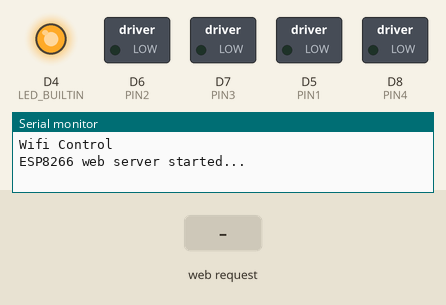
This sketch was run on a simulated ESP8266 (NodeMCU). On the bench: switched loads named in the sketch (green lamp = pin HIGH), output pins drawn as LEDs (lit = HIGH, except the on-board LED, lit = LOW), the last lines printed to the serial monitor. The test bench sets the inputs (shaded band). WiFi joins after 1.5 s; servers stay silent unless stated.

Above: at 11.8 s.
11.9 s: HTTP request GET /servoon received
At 17.4 s:
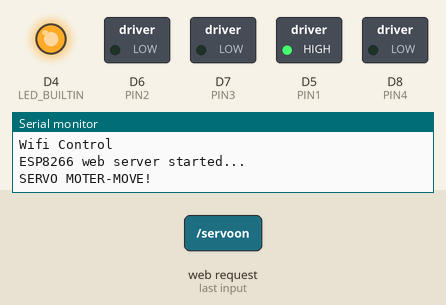
22.0 s: HTTP request GET /stepon received
At 26.7 s:
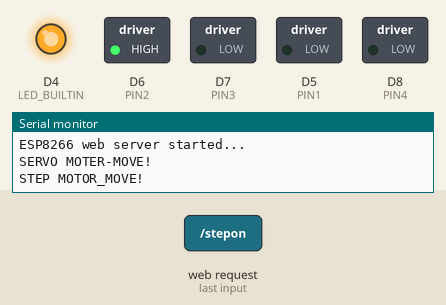
31.0 s: HTTP request GET /bobon received
At 35.9 s:
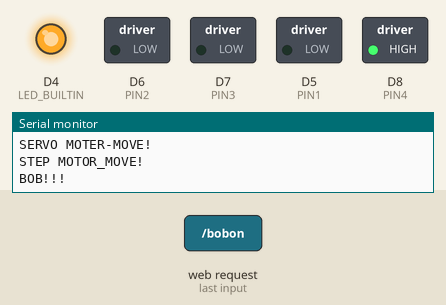
Timing chart, 0 to 40.0 s (numbered marks = the images above; inputs shaded):
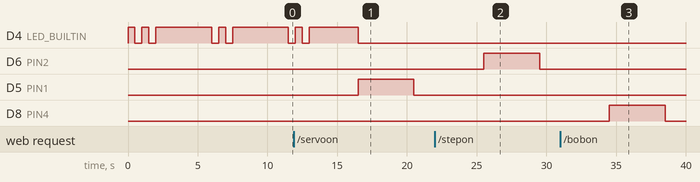

The sketch:

master.ino
```cpp
/*   메카트로닉스공학과 3학년B반 41615063이종우
//AP mode test OK good 20201015
//WiFi 설정 IoT-AP 연결
D0  16 LED PULLUP 10K
D1  5
D2  4
D3  0 FLASH LEFT
D4  2    (SDA)
D5  14   (SCL)OK
D6  12 R UP
D7  13 B DOWN
D8  15 MOTOR G PULLDOWN 10K
D9  3 RX
D10 1 TX
*/
#include <ESP8266WiFi.h>
#include <ESP8266WebServer.h>
int i = 0;

//PIN settings
#define PIN1     D5
#define PIN2     D6
#define PIN3     D7
#define PIN4     D8

// WiFi settings
#define WIFI_MODE   1 // 1 = AP mode, 2 = STA mode
#define SSID_AP     "iot-ljw"    // for AP mode
#define PASSWORD_AP ""           // for AP mode
#define SSID_STA     "KT_GiGA_2G_Wave2_C493"     // for STA mode
#define PASSWORD_STA "wifi_password" // for STA mode

//IP for AP mode
IPAddress local_ip(192, 168, 4, 50);
IPAddress gateway(192, 168, 4, 50);
IPAddress subnet(255, 255, 255, 0);
ESP8266WebServer server(80);
int set_mode = 0; //select mode action

// initialize
void setup() {
  pinMode(LED_BUILTIN, OUTPUT);
  pinMode(PIN1,OUTPUT);
  pinMode(PIN2,OUTPUT);
  pinMode(PIN3,OUTPUT);
  pinMode(PIN4,OUTPUT);

  Serial.begin(9600);
  Serial.println("Wifi Control");

  if (WIFI_MODE == 1) { // AP mode
    WiFi.softAP(SSID_AP, PASSWORD_AP);
    WiFi.softAPConfig(local_ip, gateway, subnet);
  } else { // STA mode
    WiFi.begin(SSID_STA, PASSWORD_STA);
    Serial.print("Connecting to WiFi...");
    while (WiFi.status() != WL_CONNECTED) {
      delay(100);
      Serial.print(".");
    }
    Serial.println("");
    Serial.print("Connected! IP: ");
    Serial.println(WiFi.localIP()); //
  }

  // setup web server to handle specific HTTP requests
  server.on("/", HTTP_GET, handle_OnConnect);
  server.on("/servoon", HTTP_GET, handle_servoon);
  server.on("/stepon", HTTP_GET, handle_stepon);
  server.on("/allstop", HTTP_GET, handle_allstop);
  server.on("/bobon",HTTP_GET, handle_bobon);

  //start server
  server.begin();
  Serial.println("ESP8266 web server started...");
}


// handle HTTP requests and arduino control
void loop() {
  server.handleClient();
  ardu_action();
  delay(1000);
}


// HTTP request: on connect
void handle_OnConnect() {
  set_mode = 0;
}
// Servo_test
void handle_servoon() {
  set_mode = 1;
}
// Step_test
void handle_stepon() {
  set_mode = 2;
}
// ALL STOP!
void handle_allstop() {
  set_mode = 3;
}
// BOB
void handle_bobon() {
  set_mode = 4;
}


// control mode select
void ardu_action() {
  switch (set_mode) {
    case 0: // all off

      digitalWrite(PIN1,LOW);
      digitalWrite(PIN2,LOW);
      digitalWrite(PIN3,LOW);
      digitalWrite(PIN4,LOW);

      ledBlink2();
      delay(2000);

      break;

    case 1: // Servo
      ledOff();
      digitalWrite(LED_BUILTIN,LOW);
      digitalWrite(PIN1,HIGH);
      Serial.println("SERVO MOTER-MOVE!");
      delay(4000);
      digitalWrite(PIN1,LOW);
      delay(4000);
      break;

    case 2: // Step

      ledOff();
      digitalWrite(LED_BUILTIN, LOW);
      digitalWrite(PIN2,HIGH);
      Serial.println("STEP MOTOR_MOVE!");
      delay(4000);
      digitalWrite(PIN2,LOW);
      delay(4000);
      break;
    case 3: // ALL STOP

      ledBlink1();
      ledOff();
      digitalWrite(PIN3,HIGH);
      delay(5000);
      Serial.println("ALL STOP!!");
      digitalWrite(PIN3,LOW);
      delay(2000);
      break;

    case 4: // BOB

      ledOff();
      digitalWrite(LED_BUILTIN, LOW);
      digitalWrite(PIN4,HIGH);
      Serial.println("BOB!!!");
      delay(4000);
      while(1){
        digitalWrite(PIN4,LOW);
      }
      break;
  }
}

void ledOff(){

      digitalWrite(PIN1,LOW);
      digitalWrite(PIN2,LOW);
      digitalWrite(PIN3,LOW);
      digitalWrite(PIN4,LOW);

}

void ledBlink1(){

      digitalWrite(LED_BUILTIN, HIGH);
      delay(1000);
      digitalWrite(LED_BUILTIN, LOW);
      delay(1000);
      digitalWrite(LED_BUILTIN, HIGH);
      delay(1000);
      digitalWrite(LED_BUILTIN, LOW);
      delay(1000);

}

void ledBlink2(){

      digitalWrite(LED_BUILTIN, HIGH);
      delay(500);
      digitalWrite(LED_BUILTIN, LOW);
      delay(500);
      digitalWrite(LED_BUILTIN, HIGH);
      delay(500);
      digitalWrite(LED_BUILTIN, LOW);
      delay(500);
      digitalWrite(LED_BUILTIN, HIGH);
      delay(500);

}
```

Measured:
- after the input at 11.9 s, D5 (PIN1): LOW → HIGH after 4.6 s, → LOW 4.0 s later
- after the input at 22.0 s, D6 (PIN2): LOW → HIGH after 3.5 s, → LOW 4.0 s later; D5 (PIN1): stays LOW (without the input it goes to HIGH after 3.5 s)
- after the input at 31.0 s, D6 (PIN2): stays LOW (without the input it goes to HIGH after 3.5 s); D8 (PIN4): LOW → HIGH after 3.5 s, → LOW 4.0 s later
- by itself, D4 (LED_BUILTIN): repeats every 5.5 s: LOW 0.50 s, HIGH 0.50 s, LOW 0.50 s, HIGH 4.0 s
